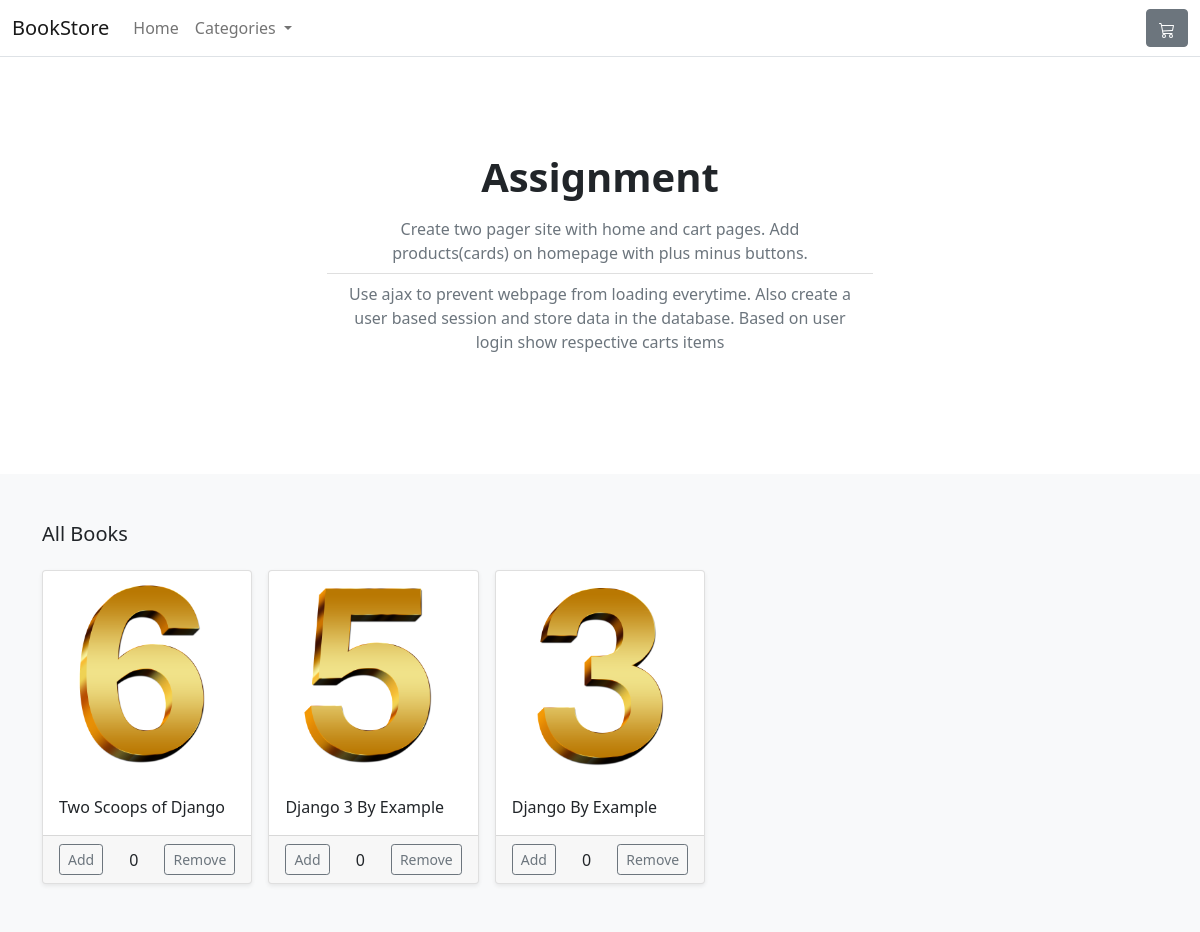
Screenshot of / (signed in) with the database file from the repository.
### allapps/store/models.py (models this page shows, shortened)
class Product(models.Model):
    category = models.ForeignKey(
        Category, related_name='product', on_delete=models.CASCADE)
    created_by = models.ForeignKey(
        User, on_delete=models.CASCADE, related_name='product_creator')
    title = models.CharField(max_length=255)
    author = models.CharField(max_length=255, default='admin')
    description = models.TextField(blank=True)
    image = models.ImageField(upload_to='images/')
    slug = models.SlugField(max_length=255)
    price = models.DecimalField(max_digits=4, decimal_places=2)
    in_stock = models.BooleanField(default=True)
    is_active = models.BooleanField(default=True)
    created = models.DateTimeField(auto_now_add=True)
    updated = models.DateTimeField(auto_now=True)
    objects = models.Manager()
    products = ProductManager()
    class Meta:
        verbose_name_plural = 'products'
        ordering = ('-created',)
    def get_absolute_url(self):
        return reverse('store:product_detail', args=[self.slug])

### allapps/store/views.py (the view, shortened to what this page needs)
# urls.py: path('', views.all_products, name='all_products'),
def all_products(request):
    if request.user.id:
        products = Product.products.all().filter(created_by=request.user)
    else:
        products = Product.products.all()
    cart = request.session.get('cart')
    if not cart:
        request.session.cart = {}
    return render(request, 'store/home.html', {'products': products})

### allapps/store/models.py (called while the page is built)
    def get_queryset(self):
        return super(ProductManager, self).get_queryset().filter(is_active=True)

    def get_absolute_url(self):
        return reverse('store:category_list', args=[self.slug])

### allapps/store/templatetags/cart.py (called while the page is built)
@register.filter(name='cart_qty')
def cart_qty(product, cart):
    if cart:
        for id in cart.keys():
            if int(id) == product.id:
                return cart.get(id)
    return 0

### allapps/store/views.py (called while the page is built)
def categories(request):
    return {
        'categories': Category.objects.all()
    }

### templates/store/home.html (shortened to what this page needs)
{% extends 'base.html' %}
{% load static %}
{% load cart %}
{% block content %}
<main>
	<section class="py-5 text-center container">
		<div class="row py-lg-5">
			<div class="col-lg-6 col-md-8 mx-auto">
				<h1 class="h1 fw-bold">Assignment</h1>
				<ul class="list-group-flush list-unstyled">
					<li class="list-group-item text-muted">Create two pager site with home and cart pages.
						Add products(cards) on homepage with plus minus buttons.</li>
					<li class="list-group-item text-muted">Use ajax to prevent webpage from loading everytime.
						Also create a user based session and store data in the database. Based on user login show
						respective carts items</li>
				</ul>
			</div>
		</div>
	</section>
	<div class="album py-5 bg-light">
		<div class="container">
			<div class="pb-3 h5">All Books</div>
			<div class="row row-cols-1 row-cols-sm-2 row-cols-md-5 g-3">
				{% for product in products %}
				<div class="col">
					<div class="card shadow-sm">
						<img class="img-fluid" alt="Responsive image" src="{{ product.image.url }}" />
						<div class="card-body">
							<p class="card-text">
								<a class="text-dark text-decoration-none"
									href="{{ product.get_absolute_url }}">{{ product.title }}</a>
							</p>
						</div>
						<div class="card-footer">
							<div class="d-flex justify-content-between align-items-center">
								<form action="" method="POST" class="form_prod">
									<input type="submit" class="btn btn-sm btn-outline-secondary" value="Add" />
								</form>
								<div class="text-center" id="prod_{{ product.id }}">
									{{ product|cart_qty:request.session.cart }}
								</div>
								<form action="" method="POST" class="form_prod">
									<input type="submit" class="btn btn-sm btn-outline-secondary" value="Remove" />
								</form>
							</div>
						</div>
					</div>
				</div>
				{% endfor %}
			</div>
		</div>
	</div>
</main>
{% endblock %}

### rows the page displays
Product: image (picture), title "Two Scoops of Django", session "0"
Product: image (picture), title "Django 3 By Example", session "0"
Product: image (picture), title "Django By Example", session "0"
